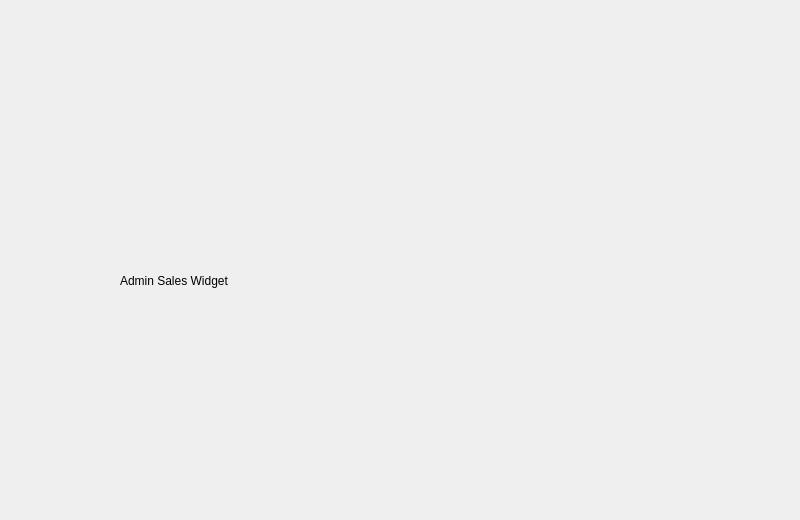
<?xml version="1.0" encoding="UTF-8"?>
<ui version="4.0">
 <class>adminSales</class>
 <widget class="QWidget" name="adminSales">
  <property name="geometry">
   <rect>
    <x>0</x>
    <y>0</y>
    <width>800</width>
    <height>520</height>
   </rect>
  </property>
  <property name="sizePolicy">
   <sizepolicy hsizetype="Fixed" vsizetype="Fixed">
    <horstretch>0</horstretch>
    <verstretch>0</verstretch>
   </sizepolicy>
  </property>
  <property name="minimumSize">
   <size>
    <width>800</width>
    <height>520</height>
   </size>
  </property>
  <property name="maximumSize">
   <size>
    <width>800</width>
    <height>520</height>
   </size>
  </property>
  <property name="windowTitle">
   <string>Form</string>
  </property>
  <widget class="QLabel" name="label">
   <property name="geometry">
    <rect>
     <x>120</x>
     <y>200</y>
     <width>281</width>
     <height>161</height>
    </rect>
   </property>
   <property name="text">
    <string>Admin Sales Widget</string>
   </property>
  </widget>
 </widget>
 <resources/>
 <connections/>
</ui>
